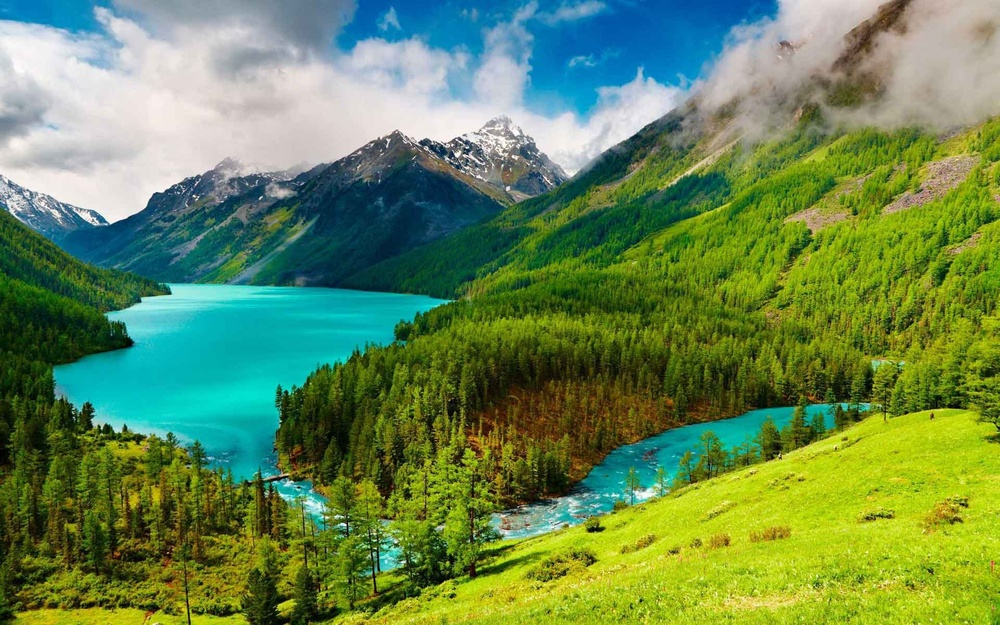
#> input picture k1.jpg, 1000 x 625 px, shrunk from 1920 x 1200 before the run
$ python F_S_rgb.py
#> lines starting #> are read from the running program, lines starting #| are printed output that depends on the picture
import cv2
import numpy as np
import matplotlib.pyplot as plt

img = cv2.imread('k1.jpg')
#> img is the input picture: shape (625, 1000, 3); mean B, G, R 83, 136.4, 103.6
pixels = img.copy()
x, y, c = pixels.shape
#> x = 625; y = 1000; c = 3
print(x, y)
#| 625 1000
s = 0
for j in range(y):
    for i in range(x):
        r, g, b = pixels[i, j]
        if r >= g and r >= b:
            p = 255 - r
            if p < 0:
                p = 0
            pixels[i, j] = 255, 0, 0

            if j != y - 1:
                r, g, b = pixels[i, j + 1]
                r = r - ((p * 5) // 16)
                g = g + ((p * 5) // 16)
                b = b + ((p * 5) // 16)
                pixels[i, j + 1] = r, g, b

            if j > y - 1 and i > x - 1:
                r, g, b = pixels[i + 1, j + 1]
                r = r - (p // 16)
                g = g + (p // 16)
                b = b + (p // 16)
                pixels[i + 1, j + 1] = r, g, b

            if j != y - 1 and i != 0:
                r, g, b = pixels[i - 1, j + 1]
                r = r - ((p * 3) // 16)
                g = g + ((p * 3) // 16)
                b = b + ((p * 3) // 16)
                pixels[i - 1, j + 1] = r, g, b

            if i != x - 1:
                r, g, b = pixels[i + 1, j]
                r = r - ((p * 7) // 16)
                g = g + ((p * 7) // 16)
                b = b + ((p * 7) // 16)
                pixels[i + 1, j] = r, g, b

        elif g >= r and g >= b:
            p = 255 - g
            if p < 0:
                p = 0
            pixels[i, j] = 0, 255, 0

            if j != y - 1:
                r, g, b = pixels[i, j + 1]
                r = r + ((p * 5) // 16)
                g = g - ((p * 5) // 16)
                b = b + ((p * 5) // 16)
                pixels[i, j + 1] = r, g, b

            if j != y - 1 and i != x - 1:
                r, g, b = pixels[i + 1, j + 1]
                r = r + (p // 16)
                g = g - (p // 16)
                b = b + (p // 16)
                pixels[i + 1, j + 1] = r, g, b

            if j != y - 1 and i != 0:
                r, g, b = pixels[i - 1, j + 1]
                r = r + ((p * 3) // 16)
                g = g - ((p * 3) // 16)
                b = b + ((p * 3) // 16)
                pixels[i - 1, j + 1] = r, g, b

            if i != x - 1:
                r, g, b = pixels[i + 1, j]
                r = r + ((p * 7) // 16)
                g = g - ((p * 7) // 16)
                b = b + ((p * 7) // 16)
                pixels[i + 1, j] = r, g, b

        else:
            p = 255 - b
            if p < 0:
                p = 0
            pixels[i, j] = 0, 0, 255

            if j != y - 1:
                r, g, b = pixels[i, j + 1]
                r = r + ((p * 5) // 16)
                g = g + ((p * 5) // 16)
                b = b - ((p * 5) // 16)
                pixels[i, j + 1] = r, g, b

            if j != y - 1 and i != x - 1:
                r, g, b = pixels[i + 1, j + 1]
                r = r + (p // 16)
                g = g + (p // 16)
                b = b - (p // 16)
                pixels[i + 1, j + 1] = r, g, b

            if j != y - 1 and i != 0:
                r, g, b = pixels[i - 1, j + 1]
                r = r + ((p * 3) // 16)
                g = g + ((p * 3) // 16)
                b = b - ((p * 3) // 16)
                pixels[i - 1, j + 1] = r, g, b

            if i != x - 1:
                r, g, b = pixels[i + 1, j]
                r = r + ((p * 7) // 16)
                g = g + ((p * 7) // 16)
                b = b - ((p * 7) // 16)
                pixels[i + 1, j] = r, g, b
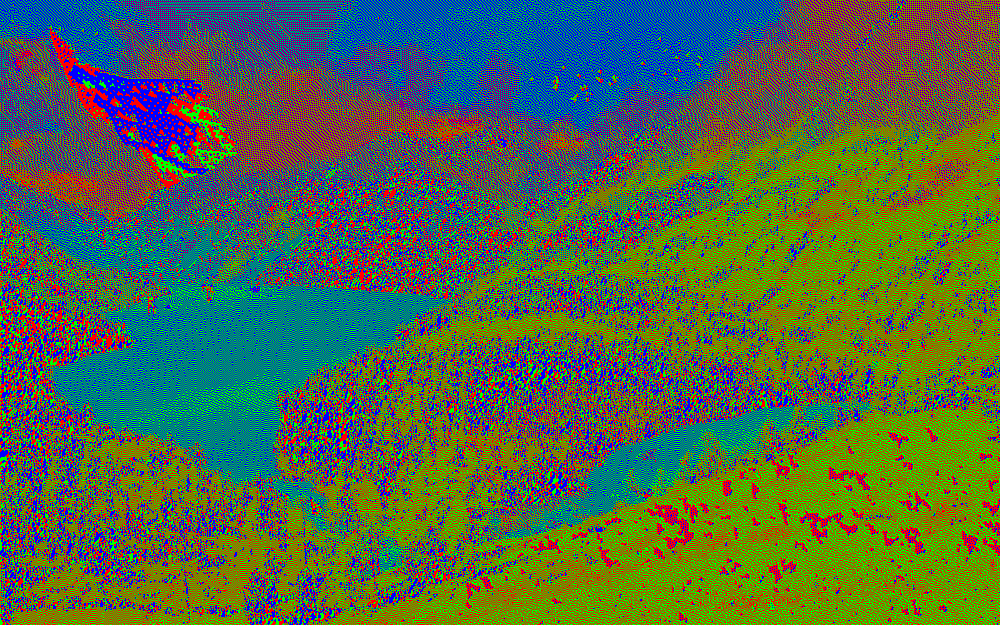
#> pixels: shape (625, 1000, 3); mean B, G, R 70, 103.4, 81.6

status = cv2.imwrite('C:/Users/ivio0/Desktop/Filter/xz.jpg', pixels)
if status:
    print("Изображение сохранено")
cv2.imshow('Grayscale', pixels)
cv2.waitKey(0)
